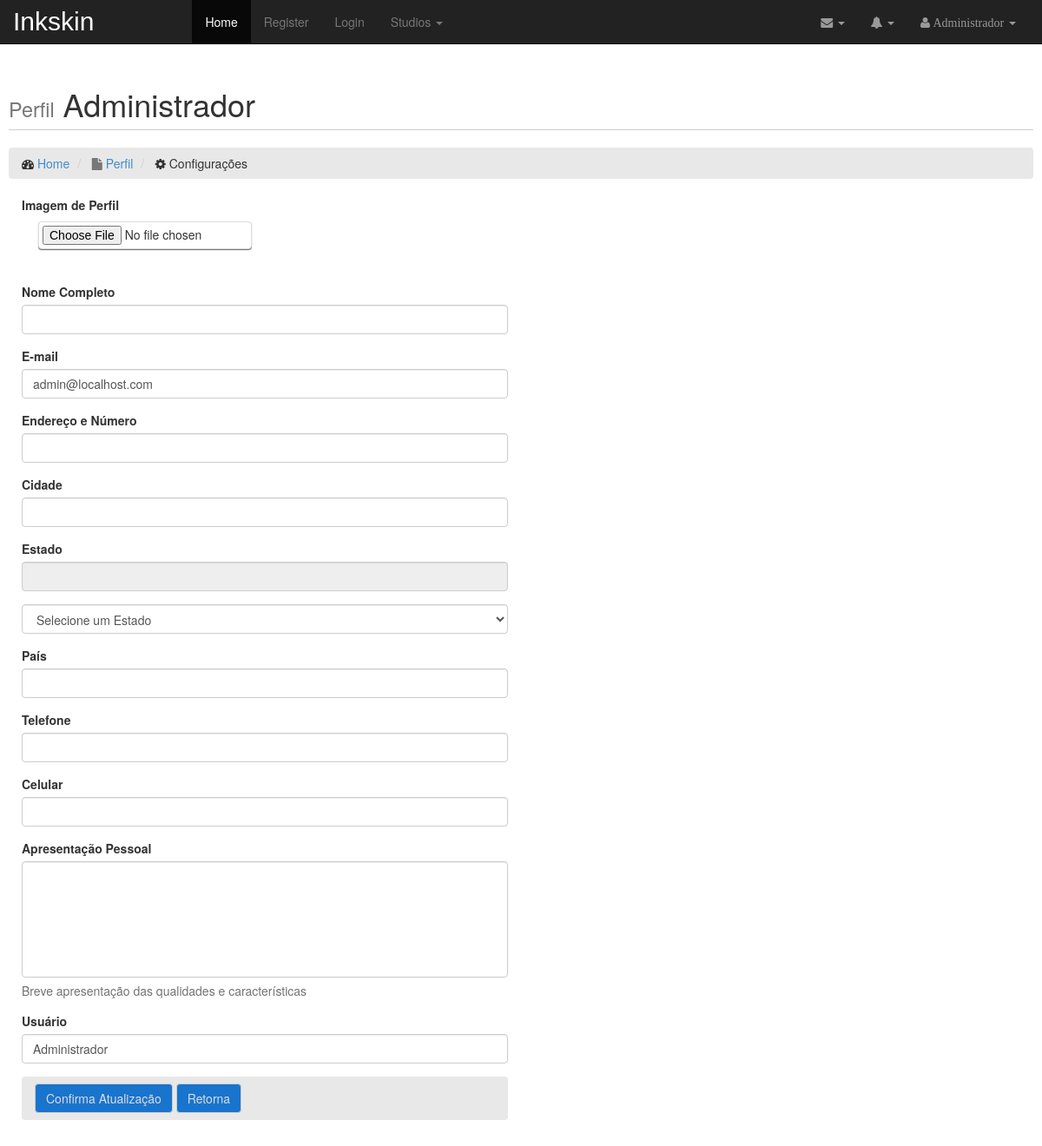
Screenshot of /Inkskin/pages/settings.php (signed in) with the database file from the repository.
### tables this page shows
CREATE TABLE IF NOT EXISTS `users` (
  `id` bigint(20) NOT NULL AUTO_INCREMENT,
  `full_name` tinytext NOT NULL,
  `user_name` varchar(255) NOT NULL DEFAULT '',
  `user_email` varchar(255) NOT NULL DEFAULT '',
  `user_level` int(1) NOT NULL DEFAULT '1',
  `user_password` varchar(255) NOT NULL DEFAULT '',
  `address` text NOT NULL,
  `city` text NOT NULL,
  `state` varchar(255) NOT NULL,
  `country` varchar(255) NOT NULL DEFAULT '',
  `telephone` varchar(14) NOT NULL DEFAULT '',
  `cellphone` varchar(14) NOT NULL DEFAULT '',
  `presentation` varchar(255) NOT NULL DEFAULT '',
  `image` varchar(255) NOT NULL DEFAULT '',
  `include_date` datetime NOT NULL DEFAULT '0000-00-00 00:00:00',
  `update_date` datetime NOT NULL DEFAULT '0000-00-00 00:00:00',
  `approved` int(1) NOT NULL DEFAULT '0',
  `activation_code` varchar(10) NOT NULL,
  `banned` int(1) NOT NULL DEFAULT '0',
  `ckey` varchar(255) NOT NULL DEFAULT '',
  `ctime` varchar(255) NOT NULL DEFAULT '',
  PRIMARY KEY (`id`),
  UNIQUE KEY `user_email` (`user_email`),
  FULLTEXT KEY `idx_search` (`full_name`,`address`,`user_email`,`user_name`)
);

### Inkskin/inc/Database.php (called while the page is built, shortened)
<?php
class Database {
    private $verbindung = null;
    private $root = "localhost:3306";
    private $user = "root";
    private $psw = "mysql";
    public final function __construct() {
        $this->verbindung = mysql_connect($this->root, $this->user, $this->psw);
    }
    public final function rs_manager($strWert) {
        return mysql_query($strWert, $this->verbindung);
    }
}

### Inkskin/pages/settings.php (the view, shortened to what this page needs)
<!DOCTYPE html PUBLIC "-//W3C//DTD HTML 4.01 Transitional//EN" "http://www.w3.org/TR/html4/loose.dtd">
<html lang="en">
<head>
    <link type="text/css" rel="stylesheet" href="../css/bootstrap.min.css">
    <link type="text/css" rel="stylesheet" href="../css/sb-admin.css" rel="stylesheet">
    <link type="text/css" rel="stylesheet" href="../css/plugins/morris.css" rel="stylesheet">
    <link type="text/css" rel="stylesheet" href="../fonts/css/font-awesome.min.css" rel="stylesheet" type="text/css">
</head>
<body>
    <div id="wrapper">
        <nav class="navbar navbar-inverse navbar-fixed-top" role="navigation">
            <div class="navbar-header">
                <a class="navbar-brand" href="../pages/home.php">Inkskin</a>
            </div>
            <ul class="nav navbar-right top-nav">
                <li class="dropdown">
                    <a href="#" class="dropdown-toggle" data-toggle="dropdown"><i class="fa fa-envelope"></i> <b class="caret"></b></a>
                </li>
                <li class="dropdown">
                    <a href="#" class="dropdown-toggle" data-toggle="dropdown"><i class="fa fa-bell"></i> <b class="caret"></b></a>
                </li>
                <?php
                    if (isset( $_SESSION['logged'])) {
                ?>
                <li class="dropdown">
                    <a href="#" class="dropdown-toggle" data-toggle="dropdown">
                        <i class="fa fa-user"> <?php print( $_SESSION['logged']); ?> </i>
                        <b class="caret"></b></a>
                </li>
                <?php
                    }
                ?>
            </ul>
            <div class="navbar-inverse">
                <div class="container">
                    <div class="navbar-collapse collapse">
                        <ul class="nav navbar-nav">
                            <li class="active">
                                <a href="../pages/index.php?view=home">Home</a>
                            </li>
                            <li>
                                <a href="../pages/index.php?view=register">Register</a>
                            </li>
                            <li>
                                <a href="../pages/index.php?view=login">Login</a>
                            </li>
                            <li class="dropdown">
                                <a href="#" class="dropdown-toggle" data-toggle="dropdown">Studios <b class="caret"></b></a>
                            </li>
                        </ul>
                    </div>
                </div>
            </div>
        </nav>
        <div id="page-wrapper">
            <div class="container-fluid">
                <div class="row">
                    <div class="col-lg-12">
                        <h1 class="page-header">
                            <small>Perfil</small>
                            <?php if (isset($_SESSION['logged'])) { ?>
                            <?php print($_SESSION['logged']); ?>
                            <?php } ?>
                        </h1>
                        <ol class="breadcrumb">
                            <li>
                                <i class="fa fa-dashboard"></i><a href="../pages/home.php"> Home</a>
                            </li>
                            <li class="active">
                                <i class="fa fa-file"></i><a href="../pages/profile.php"> Perfil</a>
                            </li>
                            <li>
                                <i class="fa fa-gear"></i> Configurações
                            </li>
                        </ol>
                    </div>
                </div>
                <div class="row">
                    <?php
                    if (isset( $_SESSION['logged'])) {
                        include_once ('../inc/Database.php');
                        $dbRecordsUsr = new Database();
                        $rsContentsUser = $dbRecordsUsr->rs_manager(
                            "SELECT ".
                                "id, " .
                                "full_name, " .
                                "user_name, " .
                                "user_email, " .
                                "address, " .
                                "city, " .
                                "state, " .
                                "country, " .
                                "telephone, " .
                                "cellphone, " .
                                "presentation " .
                            "FROM " .
                                "users " .
                            "WHERE " .
                                "ID='" . $_SESSION['idi'] . "'");
                    ?>
                    <div class="col-lg-6">
                        <?php
                            if (mysql_num_rows($rsContentsUser) == 0) {
                                print('<label>Nenhum registro encontrado</label>');
                            } else {
                                while ($rowValuesIndexUsr = mysql_fetch_assoc($rsContentsUser)) {
                        ?>
                        <form role="form" action="../inc/updateDo.php" method="POST" onsubmit=""
                              enctype="multipart/form-data" onload="return onLoadPage();">
                            <div class="form-group">
                                <label>Imagem de Perfil</label>
                                <div class="panel-body">
                                    <div class="col-md-6">
                                        <div class="panel panel-default">
                                            <div id="setImageProfile" class="panel-body">
                                                <input type="file" name="file" id="file"/>
                                            </div>
                                        </div>
                                    </div>
                                </div>
                            </div>
                            <div class="form-group">
                                <label>Nome Completo</label>
                                <input class="form-control" id="txtProfileUpdFullname" name="txtProfileUpdFullname"
                                    value="<?php print($rowValuesIndexUsr['full_name']); ?>">
                            </div>
                            <div class="form-group">
                                <label>E-mail</label>
                                <input class="form-control" id="txtProfileUpdEmail" name="txtProfileUpdEmail"
                                    value="<?php print($rowValuesIndexUsr['user_email']); ?>">
                            </div>
                            <div class="form-group">
                                <label>Endereço e Número</label>
                                <input class="form-control" id="txtProfileUpdAddress" name="txtProfileUpdAddress"
                                    value="<?php print($rowValuesIndexUsr['address']); ?>">
                            </div>
                            <div class="form-group">
                                <label>Cidade</label>
                                <input class="form-control" id="txtProfileUpdCity" name="txtProfileUpdCity"
                                    value="<?php print($rowValuesIndexUsr['city']); ?>">
                            </div>
                            <div class="form-group">
                                <label>Estado</label>
                                <input class="form-control" id="txtProfileUpdState" name="txtProfileUpdState"
                                    value="<?php print($rowValuesIndexUsr['state']); ?>" disabled>
                                <select class="form-control" id="selProfileUpdStates" name="selProfileUpdStates" onchange="return setState();">
                                    <option>Selecione um Estado</option>
                                </select>
                            </div>
                            <div class="form-group">
                                <label>País</label>
                                <input class="form-control" id="txtProfileUpdCountry" name="txtProfileUpdCountry"
                                    value="<?php print($rowValuesIndexUsr['country']); ?>">
                            </div>
                            <div class="form-group">
                                <label>Telefone</label>
                                <input class="form-control" id="txtProfileUpdTelephone" name="txtProfileUpdTelephone"
                                    value="<?php print($rowValuesIndexUsr['telephone']); ?>"/>
                            </div>
                            <div class="form-group">
                                <label>Celular</label>
                                <input class="form-control" id="txtProfileUpdCellphone" name="txtProfileUpdCellphone"
                                    value="<?php print($rowValuesIndexUsr['cellphone']); ?>">
                            </div>
                            <div class="form-group">
                                <label>Apresentação Pessoal</label>
                                <textarea class="form-control" rows="6" id="areProfileUpdPresentation" name="areProfileUpdPresentation"><?php print($rowValuesIndexUsr['presentation']); ?></textarea>
                                <p class="help-block">Breve apresentação das qualidades e características</p>
                            </div>
                            <div class="form-group">
                                <label>Usuário</label>
                                <input class="form-control" id="txtProfileUpdUsername" name="txtProfileUpdUsername"
                                    value="<?php print($rowValuesIndexUsr['user_name']); ?>">
                            </div>
                            <ol class="breadcrumb">
                                <button type="submit" class="btn btn-default" id="submitFormnSettings">Confirma Atualização</button>
                                <button type="button" class="btn btn-default" onclick="goReturn();">Retorna</button>
                            </ol>
                        </form>
                        <?php
                                }
                            }
                        }
                        ?>
                    </div>
                </div>
            </div>
        </div>
    </div>
</body>
</html>

### Inkskin/css/sb-admin.css (style rules this page uses)
body { margin-top: 100px; background-color: #222; }
@media (min-width:768px) { body { margin-top: 50px; } }
#wrapper { padding-left: 0; }
#page-wrapper { width: 100%; padding: 0; background-color: #fff; }
@media (min-width:768px) { #wrapper { padding-left: 0; } }
@media (min-width:768px) { #page-wrapper { padding: 10px; } }
.top-nav { padding: 0 15px; }
.top-nav>li { display: inline-block; float: left; }
.top-nav>li>a { padding-top: 15px; padding-bottom: 15px; line-height: 20px; color: #999; }

### rows the page displays
users: txtProfileUpdEmail "admin@localhost.com", txtProfileUpdUsername "Administrador"

### other values shown
$_SESSION['logged'] "Administrador"
